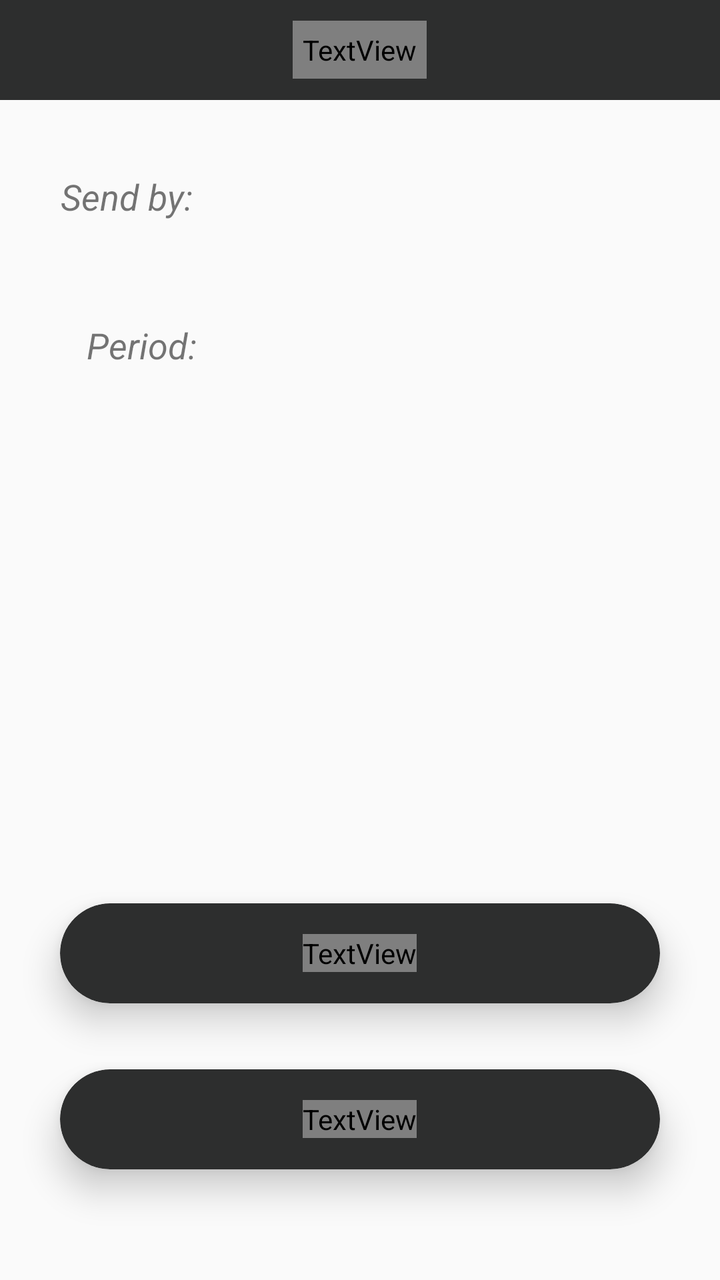
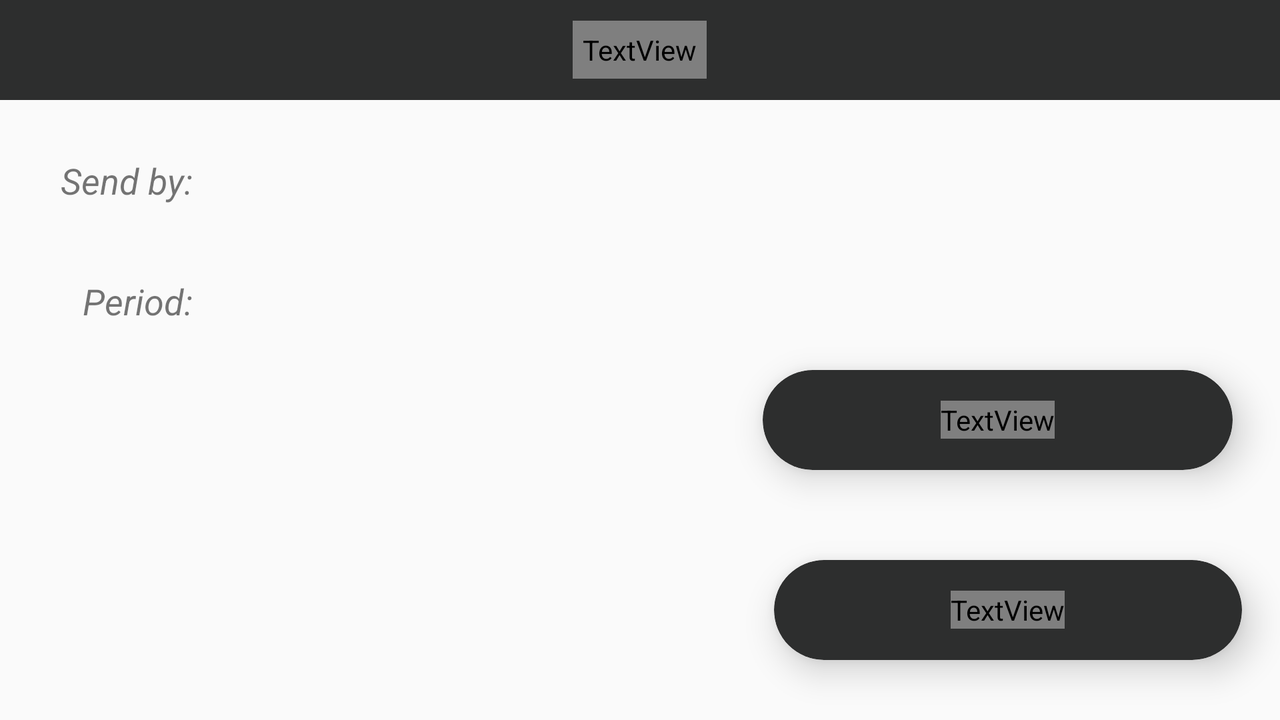

An Android layout and its configuration variant, each rendered on a device that would load it. The default file and the variant file are quoted in full after the pictures.
<!-- AndroidManifest.xml: application theme Theme.AppCompat.Light.NoActionBar.FullScreen -->
<!-- res/layout/activity_request_body.xml -->
<?xml version="1.0" encoding="utf-8"?>
<android.support.constraint.ConstraintLayout xmlns:android="http://schemas.android.com/apk/res/android"
    xmlns:app="http://schemas.android.com/apk/res-auto"
    xmlns:tools="http://schemas.android.com/tools"
    android:layout_width="match_parent"
    android:layout_height="match_parent"
    tools:context=".individualRequest.RequestBodyActivity">

    <RelativeLayout
        android:id="@+id/relativeLayout2"
        android:layout_width="match_parent"
        android:layout_height="50dp"
        android:background="@color/colorPrimary">

        <TextView
            android:layout_width="wrap_content"
            android:layout_height="wrap_content"
            android:layout_centerHorizontal="true"
            android:layout_centerVertical="true"
            android:padding="5dp"
            android:text="@string/request_title_message_body"
            android:textAlignment="center"
            android:textColor="@color/colorWhite" />
    </RelativeLayout>

    <TextView
        android:id="@+id/textViewRequestBodyPeriod"
        android:layout_width="220dp"
        android:layout_height="20dp"
        android:layout_marginStart="24dp"
        android:layout_marginTop="52dp"
        android:textSize="16sp"
        app:layout_constraintStart_toEndOf="@+id/textView4"
        app:layout_constraintTop_toBottomOf="@+id/textViewThirdPartyName" />

    <TextView
        android:id="@+id/textView2"
        android:layout_width="68dp"
        android:layout_height="wrap_content"
        android:layout_marginStart="28dp"
        android:layout_marginTop="36dp"
        android:text="@string/request_body_send_by"
        android:textAlignment="textEnd"
        android:textSize="18sp"
        android:textStyle="italic"
        app:layout_constraintStart_toStartOf="parent"
        app:layout_constraintTop_toBottomOf="@+id/relativeLayout2" />


    <TextView
        android:id="@+id/textView4"
        android:layout_width="68dp"
        android:layout_height="wrap_content"
        android:layout_marginStart="30dp"
        android:layout_marginTop="50dp"
        android:text="@string/request_body_period"
        android:textAlignment="textEnd"
        app:layout_constraintStart_toStartOf="parent"
        app:layout_constraintTop_toBottomOf="@+id/textView2"
        android:textSize="18sp"
        android:textStyle="italic"/>

    <TextView
        android:id="@+id/textViewThirdPartyName"
        android:layout_width="220dp"
        android:layout_height="20dp"
        android:layout_marginStart="24dp"
        android:layout_marginTop="36dp"
        android:textSize="16sp"
        app:layout_constraintStart_toEndOf="@+id/textView2"
        app:layout_constraintTop_toBottomOf="@+id/relativeLayout2" />

    <TextView
        android:id="@+id/textViewRequestBodyMotive"
        android:layout_width="323dp"
        android:layout_height="195dp"
        android:layout_marginStart="8dp"
        android:layout_marginTop="32dp"
        android:layout_marginEnd="8dp"
        app:layout_constraintEnd_toEndOf="parent"
        app:layout_constraintHorizontal_bias="0.444"
        app:layout_constraintStart_toStartOf="parent"
        app:layout_constraintTop_toBottomOf="@+id/textViewRequestBodyPeriod" />

    <android.support.v7.widget.CardView
        android:id="@+id/cardView3"
        android:layout_width="300dp"
        android:layout_height="50dp"
        android:layout_alignParentBottom="true"
        android:layout_centerHorizontal="true"
        android:layout_marginStart="8dp"
        android:layout_marginTop="8dp"
        android:layout_marginEnd="8dp"
        android:layout_marginBottom="100dp"
        app:cardBackgroundColor="@color/colorPrimary"
        app:cardCornerRadius="25dp"
        app:cardElevation="10dp"
        app:layout_constraintBottom_toBottomOf="parent"
        app:layout_constraintEnd_toEndOf="parent"
        app:layout_constraintStart_toStartOf="parent"
        app:layout_constraintTop_toBottomOf="@+id/textViewRequestBodyMotive">

        <RelativeLayout
            android:id="@+id/requestBodyAccept"
            android:layout_width="match_parent"
            android:layout_height="match_parent">

            <TextView
                android:layout_width="wrap_content"
                android:layout_height="wrap_content"
                android:layout_centerInParent="true"
                android:text="@string/button_accept"
                android:textColor="@color/colorWhite"
                android:textSize="18sp"
                android:textStyle="bold" />
        </RelativeLayout>
    </android.support.v7.widget.CardView>

    <android.support.v7.widget.CardView
        android:layout_width="300dp"
        android:layout_height="50dp"
        android:layout_alignParentBottom="true"
        android:layout_centerHorizontal="true"
        android:layout_marginStart="8dp"
        android:layout_marginTop="8dp"
        android:layout_marginEnd="8dp"
        android:layout_marginBottom="30dp"
        app:cardBackgroundColor="@color/colorPrimary"
        app:cardCornerRadius="25dp"
        app:cardElevation="10dp"
        app:layout_constraintBottom_toBottomOf="parent"
        app:layout_constraintEnd_toEndOf="parent"
        app:layout_constraintStart_toStartOf="parent"
        app:layout_constraintTop_toBottomOf="@+id/cardView3">

        <RelativeLayout
            android:id="@+id/requestBodyRefuse"
            android:layout_width="match_parent"
            android:layout_height="match_parent">

            <TextView
                android:layout_width="wrap_content"
                android:layout_height="wrap_content"
                android:layout_centerInParent="true"
                android:text="@string/button_refuse"
                android:textColor="@color/colorWhite"
                android:textSize="18sp"
                android:textStyle="bold" />
        </RelativeLayout>
    </android.support.v7.widget.CardView>

</android.support.constraint.ConstraintLayout>
<!-- resources referenced by this layout -->
<resources>
  <color name="colorPrimary">#2d2e2e</color>
  <string name="button_accept">ACCEPT</string>
  <string name="button_refuse">REFUSE</string>
  <string name="request_body_period">Period:</string>
  <string name="request_body_send_by">Send by:</string>
  <string name="request_title_message_body">MESSAGE BODY</string>
  <!-- from res/values-v21/ -->
  <style name="Theme.AppCompat.Light.NoActionBar.FullScreen" parent="@style/Theme.AppCompat.Light.NoActionBar">
          <item name="android:windowNoTitle">true</item>
          <item name="android:windowActionBar">false</item>
          <item name="android:windowFullscreen">true</item>
          <item name="android:windowContentOverlay">@null</item>
          <item name="colorPrimary">@color/colorPrimary</item>
          <item name="colorPrimaryDark">@color/colorPrimaryDark</item>
          <item name="colorAccent">@color/colorAccent</item>
          <item name="android:statusBarColor">@android:color/transparent</item>
      </style>
  <color name="colorPrimaryDark">#171717</color>
  <color name="colorAccent">#6ffd1a</color>
</resources>
<!-- res/layout-land/activity_request_body.xml (the repository's variant of the layout above) -->
<!-- drawn on the phone turned sideways -->
<?xml version="1.0" encoding="utf-8"?>
<android.support.constraint.ConstraintLayout xmlns:android="http://schemas.android.com/apk/res/android"
    xmlns:app="http://schemas.android.com/apk/res-auto"
    xmlns:tools="http://schemas.android.com/tools"
    android:layout_width="match_parent"
    android:layout_height="match_parent"
    tools:context=".Request.individualRequest.RequestBodyActivity">

    <RelativeLayout
        android:id="@+id/relativeLayout2"
        android:layout_width="match_parent"
        android:layout_height="50dp"
        android:background="@color/colorPrimary">

        <TextView
            android:layout_width="wrap_content"
            android:layout_height="wrap_content"
            android:layout_centerHorizontal="true"
            android:layout_centerVertical="true"
            android:padding="5dp"
            android:text="@string/request_title_message_body"
            android:textAlignment="center"
            android:textColor="@color/colorWhite" />
    </RelativeLayout>

    <TextView
        android:id="@+id/textViewRequestBodyPeriod"
        android:layout_width="220dp"
        android:layout_height="20dp"
        android:layout_marginStart="20dp"
        android:layout_marginTop="44dp"
        android:textSize="16sp"
        app:layout_constraintStart_toEndOf="@+id/textView4"
        app:layout_constraintTop_toBottomOf="@+id/textViewThirdPartyName" />

    <TextView
        android:id="@+id/textView2"
        android:layout_width="68dp"
        android:layout_height="wrap_content"
        android:layout_marginStart="28dp"
        android:layout_marginTop="28dp"
        android:text="@string/request_body_send_by"
        android:textAlignment="textEnd"
        android:textSize="18sp"
        android:textStyle="italic"
        app:layout_constraintStart_toStartOf="parent"
        app:layout_constraintTop_toBottomOf="@+id/relativeLayout2" />


    <TextView
        android:id="@+id/textView4"
        android:layout_width="68dp"
        android:layout_height="wrap_content"
        android:layout_marginStart="28dp"
        android:layout_marginTop="36dp"
        android:text="@string/request_body_period"
        android:textAlignment="textEnd"
        android:textSize="18sp"
        android:textStyle="italic"
        app:layout_constraintStart_toStartOf="parent"
        app:layout_constraintTop_toBottomOf="@+id/textView2" />

    <TextView
        android:id="@+id/textViewThirdPartyName"
        android:layout_width="220dp"
        android:layout_height="20dp"
        android:layout_marginStart="20dp"
        android:layout_marginTop="32dp"
        android:textSize="16sp"
        app:layout_constraintStart_toEndOf="@+id/textView2"
        app:layout_constraintTop_toBottomOf="@+id/relativeLayout2" />

    <TextView
        android:id="@+id/textViewRequestBodyMotive"
        android:layout_width="323dp"
        android:layout_height="195dp"
        android:layout_marginStart="8dp"
        android:layout_marginTop="20dp"
        android:layout_marginEnd="240dp"
        app:layout_constraintEnd_toEndOf="parent"
        app:layout_constraintHorizontal_bias="0.38"
        app:layout_constraintStart_toStartOf="parent"
        app:layout_constraintTop_toBottomOf="@+id/textViewRequestBodyPeriod" />

    <android.support.v7.widget.CardView
        android:id="@+id/cardView2"
        android:layout_width="235dp"
        android:layout_height="50dp"
        android:layout_alignParentBottom="true"
        android:layout_centerHorizontal="true"
        android:layout_marginStart="8dp"
        android:layout_marginTop="8dp"
        android:layout_marginEnd="8dp"
        android:layout_marginBottom="100dp"
        app:cardBackgroundColor="@color/colorPrimary"
        app:cardCornerRadius="25dp"
        app:cardElevation="10dp"
        app:layout_constraintBottom_toBottomOf="parent"
        app:layout_constraintEnd_toEndOf="parent"
        app:layout_constraintStart_toEndOf="@+id/textViewRequestBodyMotive"
        app:layout_constraintTop_toBottomOf="@+id/relativeLayout2"
        app:layout_constraintVertical_bias="0.835">

        <RelativeLayout
            android:id="@+id/requestBodyAccept"
            android:layout_width="match_parent"
            android:layout_height="match_parent">

            <TextView
                android:layout_width="wrap_content"
                android:layout_height="wrap_content"
                android:layout_centerInParent="true"
                android:text="@string/button_accept"
                android:textColor="@color/colorWhite"
                android:textSize="18sp"
                android:textStyle="bold" />
        </RelativeLayout>
    </android.support.v7.widget.CardView>

    <android.support.v7.widget.CardView
        android:layout_width="234dp"
        android:layout_height="50dp"
        android:layout_alignParentBottom="true"
        android:layout_centerHorizontal="true"
        android:layout_marginStart="8dp"
        android:layout_marginTop="8dp"
        android:layout_marginEnd="8dp"
        android:layout_marginBottom="30dp"
        app:cardBackgroundColor="@color/colorPrimary"
        app:cardCornerRadius="25dp"
        app:cardElevation="10dp"
        app:layout_constraintBottom_toBottomOf="parent"
        app:layout_constraintEnd_toEndOf="parent"
        app:layout_constraintHorizontal_bias="0.666"
        app:layout_constraintStart_toEndOf="@+id/textViewRequestBodyMotive"
        app:layout_constraintTop_toBottomOf="@+id/cardView2"
        app:layout_constraintVertical_bias="1.0">

        <RelativeLayout
            android:id="@+id/requestBodyRefuse"
            android:layout_width="match_parent"
            android:layout_height="match_parent">

            <TextView
                android:layout_width="wrap_content"
                android:layout_height="wrap_content"
                android:layout_centerInParent="true"
                android:text="@string/button_refuse"
                android:textColor="@color/colorWhite"
                android:textSize="18sp"
                android:textStyle="bold" />
        </RelativeLayout>
    </android.support.v7.widget.CardView>

</android.support.constraint.ConstraintLayout>
